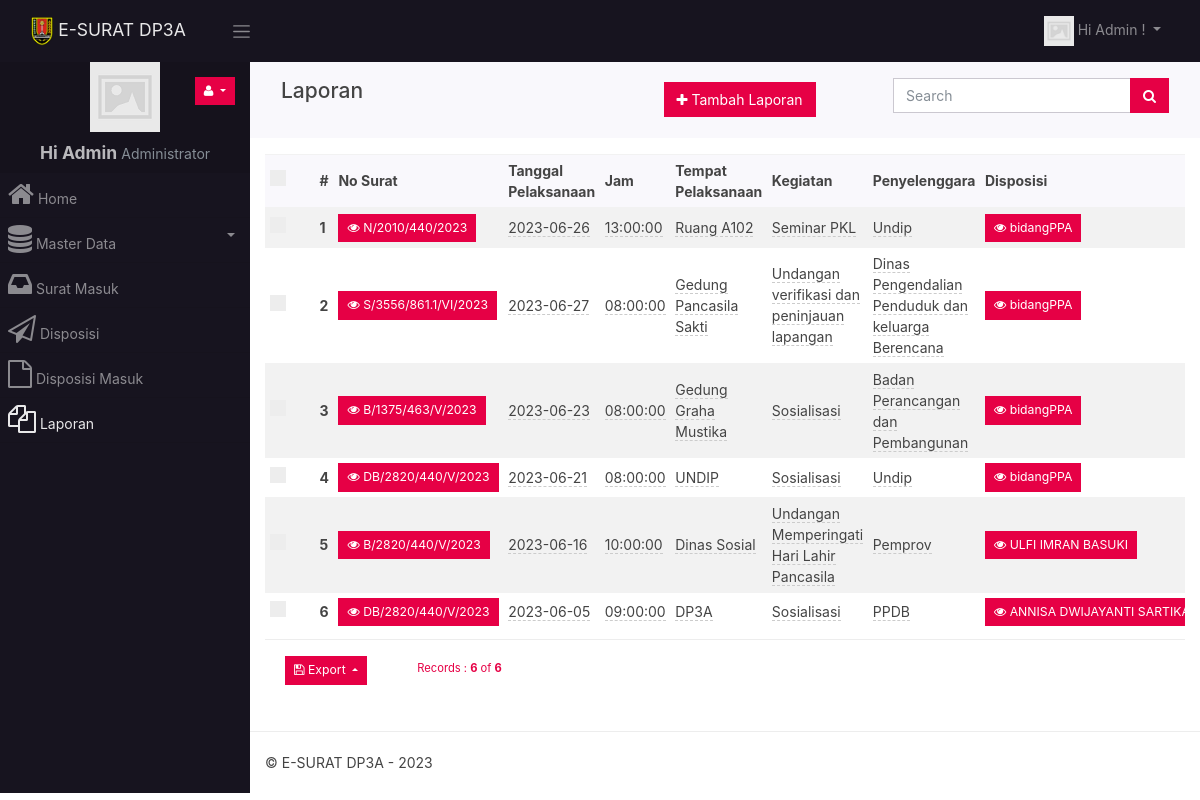
Page /laporan (signed in) on the committed database.
### tables this page shows
CREATE TABLE `laporan` (
  `id_laporan` int(11) NOT NULL,
  `tanggal_pelaksanaan` date NOT NULL,
  `jam` time NOT NULL,
  `tempat_pelaksanaan` varchar(255) NOT NULL,
  `kegiatan` varchar(255) NOT NULL,
  `penyelenggara` varchar(255) NOT NULL,
  `disposisi` varchar(255) NOT NULL,
  `no_surat` varchar(255) NOT NULL
);

CREATE TABLE `surat_masuk` (
  `id_surat` int(11) NOT NULL,
  `nomor_surat` varchar(50) NOT NULL,
  `tanggal_surat` date NOT NULL,
  `perihal_surat` varchar(255) NOT NULL,
  `tanggal_terima` date NOT NULL,
  `file_surat` varchar(255) NOT NULL,
  `diterima_oleh` varchar(35) NOT NULL,
  `asal_surat` varchar(255) NOT NULL,
  `nomor_agenda` varchar(255) NOT NULL,
  `klasifikasi_surat` varchar(200) NOT NULL
);

CREATE TABLE `user` (
  `id_user` int(11) NOT NULL,
  `username` varchar(25) NOT NULL,
  `password` varchar(255) DEFAULT NULL,
  `nama_pengguna` varchar(255) DEFAULT NULL,
  `email` varchar(50) NOT NULL,
  `photo` varchar(250) NOT NULL,
  `login_session_key` varchar(255) DEFAULT NULL,
  `email_status` varchar(255) DEFAULT NULL,
  `password_expire_date` datetime DEFAULT '2023-09-10 00:00:00',
  `password_reset_key` varchar(255) DEFAULT NULL,
  `user_role_id` int(11) NOT NULL,
  `alamat` text NOT NULL,
  `telepon` varchar(30) NOT NULL
);

### app/views/partials/laporan/list.php (the view, shortened to what the rows shown need)
<?php
$can_edit = ACL::is_allowed("laporan/edit");
$can_delete = ACL::is_allowed("laporan/delete");
?>
<?php
$page_element_id = "list-page-" . random_str();
$current_page = $this->set_current_page_link();
$view_data = $this->view_data;
$records = $view_data->records;
?>
<section class="page" id="<?php echo $page_element_id; ?>" data-page-type="list"  data-display-type="table" data-page-url="<?php print_link($current_page); ?>">
        <div  class="">
            <div class="container-fluid">
                <div class="row ">
                    <div class="col-md-12 comp-grid">
                        <div  class=" animated fadeIn page-content">
                            <div id="laporan-list-records">
                                <div id="page-report-body" class="table-responsive">
                                    <table class="table  table-striped table-sm text-left">
                                        <thead class="table-header bg-light">
                                            <tr>
                                                <?php if($can_delete){ ?>
                                                <th class="td-checkbox">
                                                    <label class="custom-control custom-checkbox custom-control-inline">
                                                    </label>
                                                </th>
                                                <?php } ?>
                                                <th class="td-sno">#</th>
                                                <th  class="td-no_surat"> No Surat</th>
                                                <th  class="td-tanggal_pelaksanaan"> Tanggal Pelaksanaan</th>
                                                <th  class="td-jam"> Jam</th>
                                                <th  class="td-tempat_pelaksanaan"> Tempat Pelaksanaan</th>
                                                <th  class="td-kegiatan"> Kegiatan</th>
                                                <th  class="td-penyelenggara"> Penyelenggara</th>
                                                <th  class="td-disposisi"> Disposisi</th>
                                            </tr>
                                        </thead>
                                        <?php
                                        if(!empty($records)){
                                        ?>
                                        <tbody class="page-data" id="page-data-<?php echo $page_element_id; ?>">
                                            <?php
                                            $counter = 0;
                                            foreach($records as $data){
                                            $counter++;
                                            ?>
                                            <tr>
                                                <?php if($can_delete){ ?>
                                                <th class=" td-checkbox">
                                                    <label class="custom-control custom-checkbox custom-control-inline">
                                                        </label>
                                                    </th>
                                                    <?php } ?>
                                                    <th class="td-sno"><?php echo $counter; ?></th>
                                                    <td class="td-no_surat">
                                                        <a size="sm" class="btn btn-sm btn-primary page-modal" href="<?php print_link("surat_masuk/view/" . urlencode($data['no_surat'])) ?>">
                                                            <i class="fa fa-eye"></i> <?php echo $data['surat_masuk_nomor_surat'] ?>
                                                        </a>
                                                    </td>
                                                    <td class="td-tanggal_pelaksanaan">
                                                        <span <?php if($can_edit){ ?> data-flatpickr="{ enableTime: false, minDate: '', maxDate: ''}"
                                                            data-value="<?php echo $data['tanggal_pelaksanaan']; ?>"
                                                            data-pk="<?php echo $data['id_laporan'] ?>"
                                                            data-url="<?php print_link("laporan/editfield/" . urlencode($data['id_laporan'])); ?>"
                                                            data-name="tanggal_pelaksanaan"
                                                            data-title="Enter Tanggal Pelaksanaan"
                                                            data-placement="left"
                                                            data-toggle="click"
                                                            data-type="flatdatetimepicker"
                                                            data-mode="popover"
                                                            data-showbuttons="left"
                                                            class="is-editable" <?php } ?>>
                                                            <?php echo $data['tanggal_pelaksanaan']; ?>
                                                        </span>
                                                    </td>
                                                    <td class="td-jam">
                                                        <span <?php if($can_edit){ ?> data-value="<?php echo $data['jam']; ?>"
                                                            data-pk="<?php echo $data['id_laporan'] ?>"
                                                            data-url="<?php print_link("laporan/editfield/" . urlencode($data['id_laporan'])); ?>"
                                                            data-name="jam"
                                                            data-title="Enter Jam"
                                                            data-placement="left"
                                                            data-toggle="click"
                                                            data-type="time"
                                                            data-mode="popover"
                                                            data-showbuttons="left"
                                                            class="is-editable" <?php } ?>>
                                                            <?php echo $data['jam']; ?>
                                                        </span>
                                                    </td>
                                                    <td class="td-tempat_pelaksanaan">
                                                        <span <?php if($can_edit){ ?> data-pk="<?php echo $data['id_laporan'] ?>"
                                                            data-url="<?php print_link("laporan/editfield/" . urlencode($data['id_laporan'])); ?>"
                                                            data-name="tempat_pelaksanaan"
                                                            data-title="Enter Tempat Pelaksanaan"
                                                            data-placement="left"
                                                            data-toggle="click"
                                                            data-type="textarea"
                                                            data-mode="popover"
                                                            data-showbuttons="left"
                                                            class="is-editable" <?php } ?>>
                                                            <?php echo $data['tempat_pelaksanaan']; ?>
                                                        </span>
                                                    </td>
                                                    <td class="td-kegiatan">
                                                        <span <?php if($can_edit){ ?> data-pk="<?php echo $data['id_laporan'] ?>"
                                                            data-url="<?php print_link("laporan/editfield/" . urlencode($data['id_laporan'])); ?>"
                                                            data-name="kegiatan"
                                                            data-title="Enter Kegiatan"
                                                            data-placement="left"
                                                            data-toggle="click"
                                                            data-type="textarea"
                                                            data-mode="popover"
                                                            data-showbuttons="left"
                                                            class="is-editable" <?php } ?>>
                                                            <?php echo $data['kegiatan']; ?>
                                                        </span>
                                                    </td>
                                                    <td class="td-penyelenggara">
                                                        <span <?php if($can_edit){ ?> data-value="<?php echo $data['penyelenggara']; ?>"
                                                            data-pk="<?php echo $data['id_laporan'] ?>"
                                                            data-url="<?php print_link("laporan/editfield/" . urlencode($data['id_laporan'])); ?>"
                                                            data-name="penyelenggara"
                                                            data-title="Enter Penyelenggara"
                                                            data-placement="left"
                                                            data-toggle="click"
                                                            data-type="text"
                                                            data-mode="popover"
                                                            data-showbuttons="left"
                                                            class="is-editable" <?php } ?>>
                                                            <?php echo $data['penyelenggara']; ?>
                                                        </span>
                                                    </td>
                                                    <td class="td-disposisi">
                                                        <a size="sm" class="btn btn-sm btn-primary page-modal" href="<?php print_link("user/view/" . urlencode($data['disposisi'])) ?>">
                                                            <i class="fa fa-eye"></i> <?php echo $data['user_username'] ?>
                                                        </a>
                                                    </td>
                                                </tr>
                                                <?php
                                                }
                                                ?>
                                            </tbody>
                                            <?php
                                            }
                                            ?>
                                        </table>
                                    </div>
                                                    </div>
                                                </div>
                                            </div>
                                        </div>
                                    </div>
                                </div>
                            </section>

### rows in the picture
laporan: surat_masuk.nomor_surat "N/2010/440/2023", tanggal_pelaksanaan "2023-06-26", jam "13:00:00", tempat_pelaksanaan "Ruang A102", kegiatan "Seminar PKL", penyelenggara "Undip", user.username "bidangPPA"
laporan: surat_masuk.nomor_surat "S/3556/861.1/VI/2023", tanggal_pelaksanaan "2023-06-27", jam "08:00:00", tempat_pelaksanaan "Gedung Pancasila Sakti", kegiatan "Undangan verifikasi dan peninjauan lapangan", penyelenggara "Dinas Pengendalian Penduduk dan keluarga Berencana", user.username "bidangPPA"
laporan: surat_masuk.nomor_surat "B/1375/463/V/2023", tanggal_pelaksanaan "2023-06-23", jam "08:00:00", tempat_pelaksanaan "Gedung Graha Mustika", kegiatan "Sosialisasi", penyelenggara "Badan Perancangan dan Pembangunan", user.username "bidangPPA"
laporan: surat_masuk.nomor_surat "DB/2820/440/V/2023", tanggal_pelaksanaan "2023-06-21", jam "08:00:00", tempat_pelaksanaan "UNDIP", kegiatan "Sosialisasi", penyelenggara "Undip", user.username "bidangPPA"
laporan: surat_masuk.nomor_surat "B/2820/440/V/2023", tanggal_pelaksanaan "2023-06-16", jam "10:00:00", tempat_pelaksanaan "Dinas Sosial", kegiatan "Undangan Memperingati Hari Lahir Pancasila", penyelenggara "Pemprov", user.username "ULFI IMRAN BASUKI"
laporan: surat_masuk.nomor_surat "DB/2820/440/V/2023", tanggal_pelaksanaan "2023-06-05", jam "09:00:00", tempat_pelaksanaan "DP3A", kegiatan "Sosialisasi", penyelenggara "PPDB", user.username "ANNISA DWIJAYANTI…"

### other values in the picture
SITE_NAME "E-SURAT DP3A"
USER_NAME "Admin"
ACL::$user_role "Administrator"
$menuobj['label'] "Home"
$menuobj['label'] "Master Data"
$menuobj['label'] "Surat Masuk"
$menuobj['label'] "Disposisi"
$menuobj['label'] "Disposisi Masuk"
$menuobj['label'] "Laporan"
$record_position "6"
$this->total_records "6"
